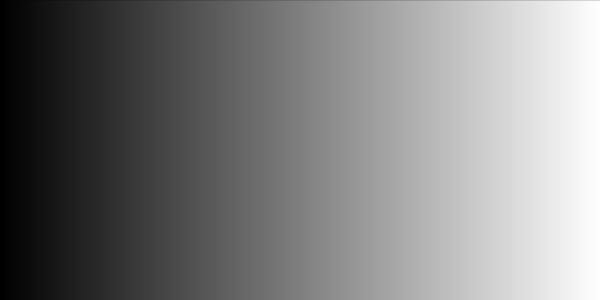
Frame 1 (no input)
Frame 60 (the mouse pressed at the canvas centre just before this capture): identical to frame 1, image omitted
Frame 120 (the mouse held since frame 60 and released just before this capture): identical to frame 1, image omitted

The Processing sketch that drew this single still picture (run headless with seeded random() and noise(); from frame 60 on, the mouse is pressed at the canvas centre):

// Processing sketch: color_gradation1
// ── color_gradation1.pde
void setup() {
  size(600,300);
}

void draw() {
  background(0);
  for (int i=0; i<=width; i++) {
    float c = map(i,0,width,0,255);
    stroke(c);
    line(i,0,i,height);
  }
}
